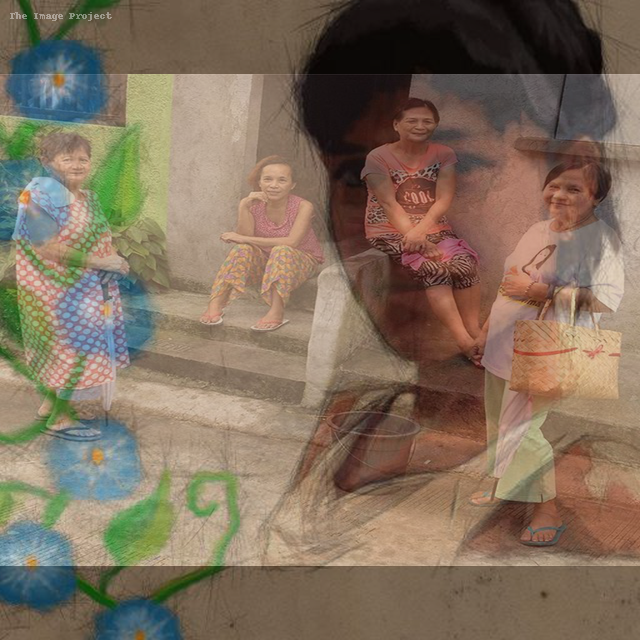
#> input picture TEMP/12volt-watermarked.png, 640 x 640 px, given in place of T-20170621-152227.png, which was not available
$ python c_rmblack.py
#> lines starting #> are read from the running program, lines starting #| are printed output that depends on the picture; pictures that were not available may be replaced by others from this repository, and a replacement may not be noted
#!/usr/bin/python
# Works Great makes black transparent
import cv2

image_in = "T-20170621-152227.png"
image_out = "NB-T-20170621-152227.png"

src = cv2.imread(image_in, 1)
#> src is the input picture: shape (640, 640, 3); mean B, G, R 93, 111.1, 128.3
tmp = cv2.cvtColor(src, cv2.COLOR_BGR2GRAY)
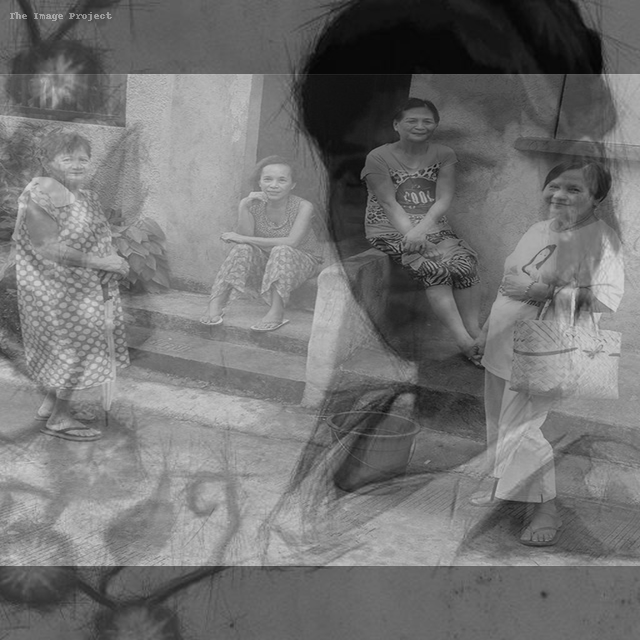
#> tmp: shape (640, 640); min 4, max 219, mean 114.2
_, alpha = cv2.threshold(tmp, 0, 255, cv2.THRESH_BINARY)
#> alpha: shape (640, 640); every value is 255
b, g, r = cv2.split(src)
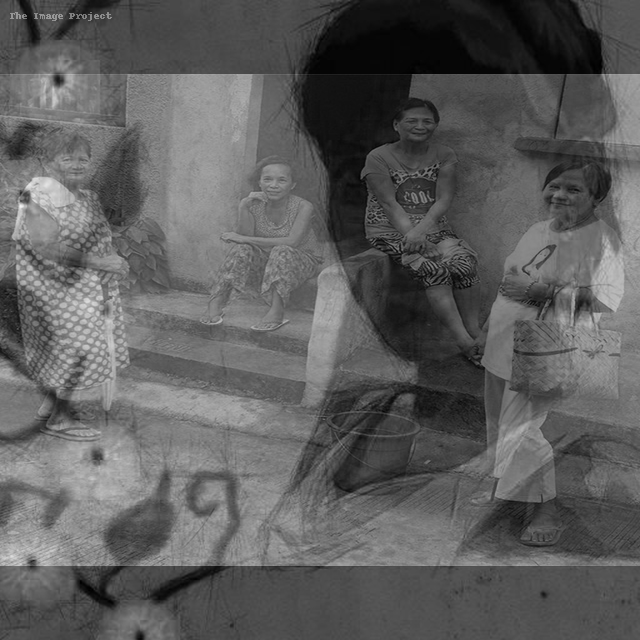
#> b: shape (640, 640); min 0, max 243, mean 93
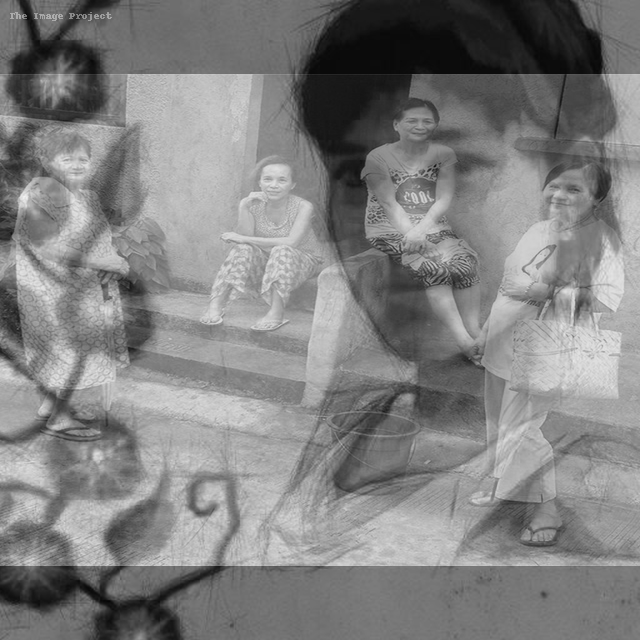
#> r: shape (640, 640); min 6, max 242, mean 128.3
rgba = [b, g, r, alpha]
dst = cv2.merge(rgba, 4)
cv2.imwrite(image_out, dst)

$ run again, on TEMP/PalletteTemp.png
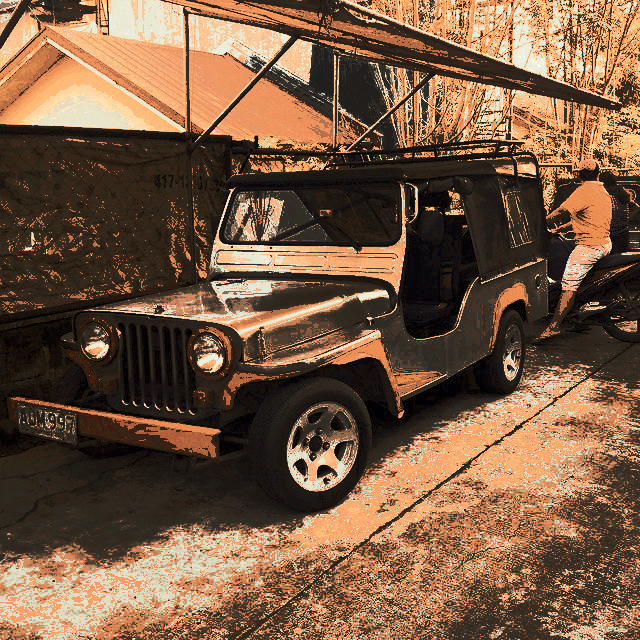
#> input picture TEMP/PalletteTemp.png, 640 x 640 px, given in place of T-20170621-152227.png, which was not available
#> src is the input picture: shape (640, 640, 3); mean B, G, R 66.4, 89.7, 119.7
#> `_, alpha = cv2.threshold(tmp, 0, 255, cv2.THRESH_BINARY)`:
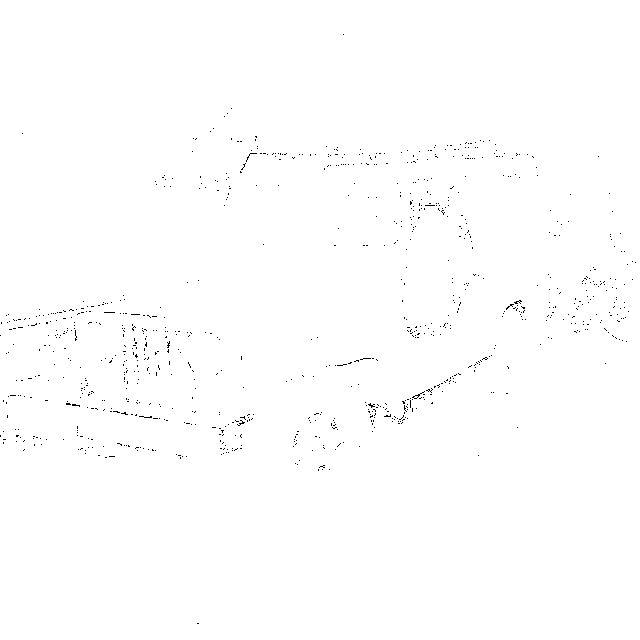
#> alpha: shape (640, 640); 99.6% white; black in thin lines or dots
#> `b, g, r = cv2.split(src)`:
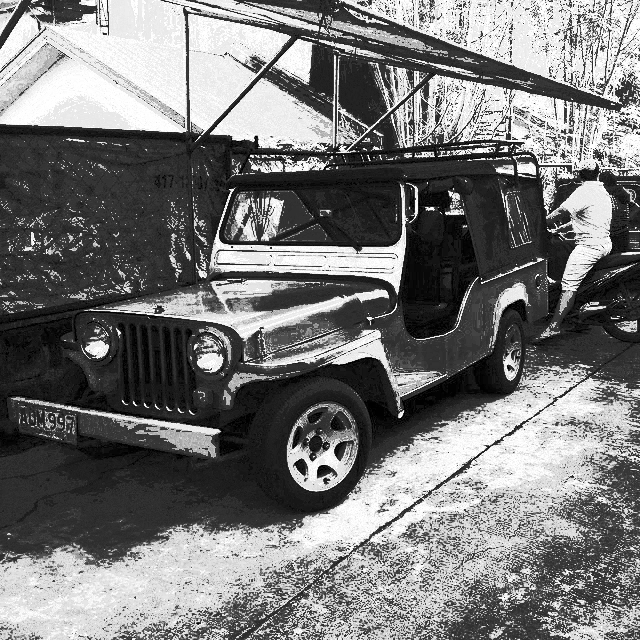
#> r: shape (640, 640); min 0, max 255, mean 119.7
